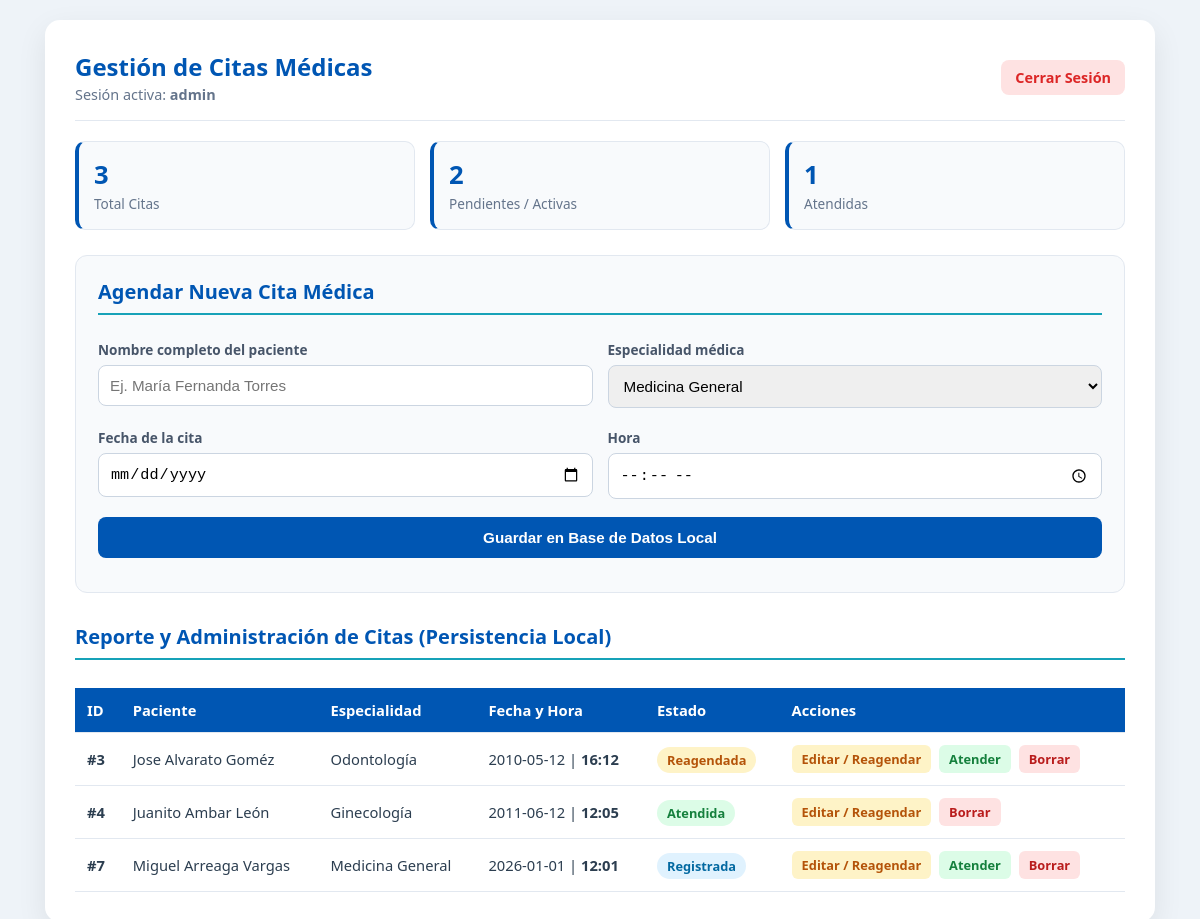
/index.php (signed in), run on the app's committed database.
### tables this page shows
CREATE TABLE citas (
        id INTEGER PRIMARY KEY AUTOINCREMENT,
        paciente_nombre TEXT, -- Cambiado para coincidir con index.php
        especialidad TEXT,
        fecha DATE,
        hora TEXT,
        estado TEXT DEFAULT 'Registrada'
    );

### index.php (the view, shortened to what this page needs)
<?php
require_once 'db_config.php';
$msg = "";
$cita_editar = null;
?>
<!DOCTYPE html>
<html lang="es">
<head>
    <link rel="stylesheet" href="css/style.css">
</head>
<body>
<div class="container">
    <?php if (!isset($_SESSION['usuario'])): ?>
        <div class="login-wrapper">
            <div class="login-form">
                <div class="login-header">
                    <span class="badge-medical">PORTAL CLÍNICO LOCAL</span>
                    <h2>Acceso al Sistema Médico</h2>
                    <p class="subtitle">Ingrese sus credenciales para gestionar la agenda de pacientes</p>
                </div>
                <?= $msg ?>
                <form method="POST">
                    <label for="user">Usuario</label>
                    <input type="text" id="user" name="user" placeholder="Ej. admin" required autocomplete="off">
                    <label for="pass">Contraseña</label>
                    <div class="password-box">
                        <input type="password" id="pass" name="pass" placeholder="••••••••" required>
                        <button type="button" class="btn-toggle" onclick="togglePass()">Ver</button>
                    </div>
                    <button type="submit" name="login" class="btn-primary">Ingresar al Panel</button>
                </form>
                <p class="login-hint">Acceso por defecto: <strong>admin</strong> / <strong>1234</strong></p>
            </div>
        </div>
    <?php else: ?>
        <?php
        $citas = $pdo->query("SELECT * FROM citas ORDER BY fecha ASC, hora ASC")->fetchAll(PDO::FETCH_ASSOC);
        $total_citas = count($citas);
        $atendidas = count(array_filter($citas, fn($c) => $c['estado'] === 'Atendida'));
        $pendientes = $total_citas - $atendidas;
        ?>
        <div class="header">
            <div>
                <h1 class="brand-title">Gestión de Citas Médicas</h1>
                <span class="user-info">Sesión activa: <strong><?= htmlspecialchars($_SESSION['usuario']) ?></strong></span>
            </div>
            <a href="?logout=1" class="logout">Cerrar Sesión</a>
        </div>
        <div class="stats-grid">
            <div class="stat-card">
                <span class="stat-num"><?= $total_citas ?></span>
                <span class="stat-label">Total Citas</span>
            </div>
            <div class="stat-card">
                <span class="stat-num"><?= $pendientes ?></span>
                <span class="stat-label">Pendientes / Activas</span>
            </div>
            <div class="stat-card">
                <span class="stat-num"><?= $atendidas ?></span>
                <span class="stat-label">Atendidas</span>
            </div>
        </div>
        <div class="appointment-form <?= $cita_editar ? 'editing-mode' : '' ?>">
            <h2><?= $cita_editar ? "Editar / Reagendar Cita #" . $cita_editar['id'] : "Agendar Nueva Cita Médica" ?></h2>
            <form method="POST">
                <div class="form-row">
                    <div class="form-group">
                        <label>Nombre completo del paciente</label>
                        <input type="text" name="paciente" placeholder="Ej. María Fernanda Torres"
                               value="<?= $cita_editar ? htmlspecialchars($cita_editar['paciente_nombre']) : '' ?>" required>
                    </div>
                    <div class="form-group">
                        <label>Especialidad médica</label>
                        <select name="especialidad">
                            <?php
                            $especialidades = ['Medicina General', 'Pediatría', 'Odontología', 'Cardiología', 'Ginecología'];
                            foreach ($especialidades as $esp):
                                $selected = ($cita_editar && $cita_editar['especialidad'] === $esp) ? 'selected' : '';
                            ?>
                                <option value="<?= $esp ?>" <?= $selected ?>><?= $esp ?></option>
                            <?php endforeach; ?>
                        </select>
                    </div>
                </div>
                <div class="form-row">
                    <div class="form-group">
                        <label>Fecha de la cita</label>
                        <input type="date" name="fecha" value="<?= $cita_editar ? $cita_editar['fecha'] : '' ?>" required>
                    </div>
                    <div class="form-group">
                        <label>Hora</label>
                        <input type="time" name="hora" value="<?= $cita_editar ? $cita_editar['hora'] : '' ?>" required>
                    </div>
                </div>
                <div class="btn-group">
                    <?php if ($cita_editar): ?>
                        <button type="submit" name="actualizar" class="btn-warning">Guardar Cambios / Reagendar</button>
                        <a href="index.php" class="btn-secondary">Cancelar Edición</a>
                    <?php else: ?>
                        <button type="submit" name="agendar" class="btn-primary">Guardar en Base de Datos Local</button>
                    <?php endif; ?>
                </div>
            </form>
        </div>
        <h2>Reporte y Administración de Citas (Persistencia Local)</h2>
        <div class="table-responsive">
            <table>
                <thead>
                    <tr>
                        <th>ID</th>
                        <th>Paciente</th>
                        <th>Especialidad</th>
                        <th>Fecha y Hora</th>
                        <th>Estado</th>
                        <th>Acciones</th>
                    </tr>
                </thead>
                <tbody>
                    <?php if (empty($citas)): ?>
                        <tr>
                            <td colspan="6" style="text-align:center; color:#777;">No hay citas registradas aún.</td>
                        </tr>
                    <?php else: ?>
                        <?php foreach ($citas as $row): ?>
                            <tr>
                                <td><strong>#<?= $row['id'] ?></strong></td>
                                <td><?= htmlspecialchars($row['paciente_nombre']) ?></td>
                                <td><?= htmlspecialchars($row['especialidad']) ?></td>
                                <td><?= $row['fecha'] ?> | <strong><?= $row['hora'] ?></strong></td>
                                <td>
                                    <span class="badge status-<?= strtolower($row['estado']) ?>">
                                        <?= htmlspecialchars($row['estado']) ?>
                                    </span>
                                </td>
                                <td class="actions-cell">
                                    <a href="?editar=<?= $row['id'] ?>" class="btn-action btn-edit" title="Editar o Reagendar">Editar / Reagendar</a>
                                    <?php if ($row['estado'] !== 'Atendida'): ?>
                                        <a href="?estado=Atendida&id=<?= $row['id'] ?>" class="btn-action btn-done" title="Marcar como Atendida">Atender</a>
                                    <?php endif; ?>
                                    <a href="?eliminar=<?= $row['id'] ?>" class="btn-action btn-del"
                                       onclick="return confirm('¿Seguro que deseas eliminar la cita de <?= htmlspecialchars($row['paciente_nombre']) ?>?');">Borrar</a>
                                </td>
                            </tr>
                        <?php endforeach; ?>
                    <?php endif; ?>
                </tbody>
            </table>
        </div>
    <?php endif; ?>
</div>
</body>
</html>

### css/style.css (style rules this page uses)
:root { --primary: #0056b3; --primary-dark: #003d80; --secondary: #17a2b8; --bg: #eef3f8; --white: #ffffff; --text: #2c3e50; }
body { font-family: 'Segoe UI', Tahoma, sans-serif; background: var(--bg); color: var(--text); margin: 0; padding: 20px; }
.container { max-width: 1050px; margin: auto; background: var(--white); padding: 30px; border-radius: 15px; box-shadow: 0 10px 30px rgba(0,0,0,0.08); }
h2 { color: var(--primary); border-bottom: 2px solid var(--secondary); padding-bottom: 8px; margin-top: 0; font-size: 1.25rem; }
.header { display: flex; justify-content: space-between; align-items: center; margin-bottom: 20px; border-bottom: 1px solid #e2e8f0; padding-bottom: 15px; }
.brand-title { margin: 0; font-size: 1.5rem; color: var(--primary); }
.user-info { font-size: 0.9rem; color: #64748b; }
.logout { background: #fee2e2; color: #dc2626; padding: 8px 14px; border-radius: 8px; text-decoration: none; font-weight: bold; font-size: 0.9rem; transition: 0.2s; }
.stats-grid { display: grid; grid-template-columns: repeat(3, 1fr); gap: 15px; margin-bottom: 25px; }
.stat-card { background: #f8fafc; border: 1px solid #e2e8f0; border-left: 4px solid var(--primary); padding: 15px; border-radius: 10px; }
.stat-num { display: block; font-size: 1.6rem; font-weight: bold; color: var(--primary); }
.stat-label { font-size: 0.85rem; color: #64748b; }
.appointment-form { background: #f8fafc; padding: 22px; border-radius: 12px; margin-bottom: 30px; border: 1px solid #e2e8f0; }
.form-row { display: flex; gap: 15px; flex-wrap: wrap; }
.form-group { flex: 1; min-width: 200px; }
label { display: block; font-size: 0.85rem; font-weight: 600; color: #475569; margin-top: 8px; }
input, select, button { width: 100%; padding: 11px; margin: 6px 0 12px; border: 1px solid #cbd5e1; border-radius: 8px; box-sizing: border-box; font-size: 0.95rem; }
button, .btn-secondary { display: inline-block; text-align: center; padding: 12px 18px; border: none; border-radius: 8px; font-weight: bold; cursor: pointer; transition: 0.2s; text-decoration: none; font-size: 0.95rem; }
.btn-primary { background: var(--primary); color: white; }
.btn-group { display: flex; gap: 10px; }
.table-responsive { overflow-x: auto; }
table { width: 100%; border-collapse: collapse; margin-top: 12px; }
th, td { padding: 12px; border-bottom: 1px solid #e2e8f0; text-align: left; font-size: 0.92rem; }
th { background: var(--primary); color: white; }
.badge { padding: 4px 10px; border-radius: 20px; font-size: 0.8rem; font-weight: bold; }
.status-registrada { background: #e0f2fe; color: #0369a1; }
.status-reagendada { background: #fef3c7; color: #b45309; }
.status-atendida { background: #dcfce7; color: #15803d; }
.actions-cell { white-space: nowrap; }
.btn-action { display: inline-block; padding: 5px 10px; border-radius: 6px; font-size: 0.8rem; font-weight: 600; text-decoration: none; margin-right: 4px; }
.btn-edit { background: #fef3c7; color: #b45309; }
.btn-done { background: #dcfce7; color: #15803d; }
.btn-del { background: #fee2e2; color: #b91c1c; }

### data on the page
citas: id "3", paciente_nombre "Jose Alvarato Goméz", especialidad "Odontología", fecha "2010-05-12", hora "16:12", estado "Reagendada"
citas: id "4", paciente_nombre "Juanito Ambar León", especialidad "Ginecología", fecha "2011-06-12", hora "12:05", estado "Atendida"
citas: id "7", paciente_nombre "Miguel Arreaga Vargas", especialidad "Medicina General", fecha "2026-01-01", hora "12:01", estado "Registrada"

### other printed values
$_SESSION['usuario'] "admin"
$total_citas "3"
$pendientes "2"
$atendidas "1"
form field especialidad "Medicina General"
